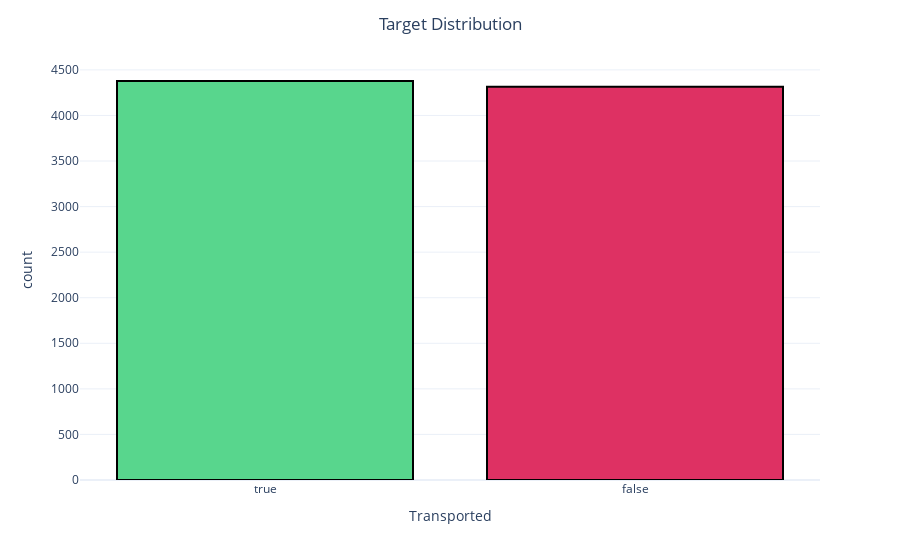

This figure's notebook cell:
### Code cell
target_df = pd.DataFrame(train[TARGET].value_counts()).reset_index()
target_df.columns = [TARGET, 'count']
fig = px.bar(data_frame =target_df, 
             x = TARGET,
             y = 'count'
            ) 
fig.update_traces(marker_color =['#58D68D','#DE3163'], 
                  marker_line_color='rgb(0,0,0)',
                  marker_line_width=2,)
fig.update_layout(title = "Target Distribution",
                  template = "plotly_white",
                  title_x = 0.5)
print("\033[94mPercentage of Transported = 0: {:.2f} %".format(target_df["count"][0] *100 / train.shape[0]))
print("\033[94mPercentage of Transported = 1: {:.2f} %".format(target_df["count"][1]* 100 / train.shape[0]))
fig.show()

### Figure 1 — Plotly figure (JSON) as saved in the notebook; plotly's stock layout.template omitted (floating-point values rounded to 4 significant figures)
{"data": [{"alignmentgroup": "True", "hovertemplate": "Transported=%{x}<br>count=%{y}<extra></extra>", "legendgroup": "", "marker": {"color": ["#58D68D", "#DE3163"], "line": {"color": "rgb(0,0,0)", "width": 2}, "pattern": {"shape": ""}}, "name": "", "offsetgroup": "", "orientation": "v", "showlegend": false, "textposition": "auto", "type": "bar", "x": [true, false], "xaxis": "x", "y": [4378, 4315], "yaxis": "y"}], "layout": {"barmode": "relative", "legend": {"tracegroupgap": 0}, "margin": {"t": 60}, "title": {"text": "Target Distribution", "x": 0.5}, "xaxis": {"anchor": "y", "domain": [0, 1], "title": {"text": "Transported"}}, "yaxis": {"anchor": "x", "domain": [0, 1], "title": {"text": "count"}}}}
